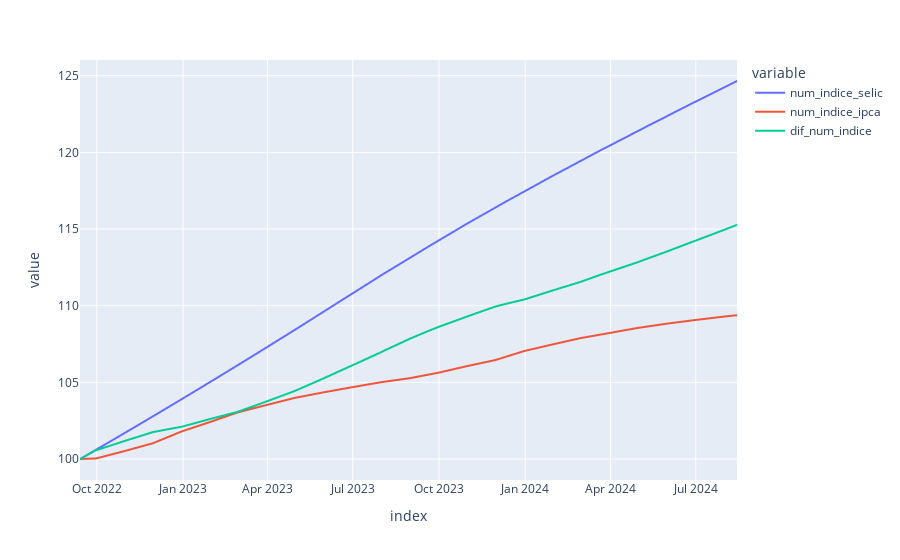

The notebook cell saved with this chart:
### Code cell
# Gráfico iterativo utilizando o plotly
fig=px.line(df_juros_real,x=df_juros_real.index,y=['num_indice_selic','num_indice_ipca','dif_num_indice'])
# Gerando arquivo com o resultado
# plotly.offline.plot(fig, show_link = True,filename=f'./output/IPCA_forcast.html')
fig.show()

### Figure 1 — Plotly figure (JSON) as saved in the notebook; plotly's stock layout.template omitted (floating-point values rounded to 4 significant figures; data arrays with more than 128 entries replaced by an {"elided": "..."} marker saying what was removed)
{"data": [{"hovertemplate": "variable=num_indice_selic<br>index=%{x}<br>value=%{y}<extra></extra>", "legendgroup": "num_indice_selic", "line": {"color": "#636efa", "dash": "solid"}, "marker": {"symbol": "circle"}, "mode": "lines", "name": "num_indice_selic", "showlegend": true, "type": "scattergl", "x": {"elided": "702 str values"}, "xaxis": "x", "y": {"elided": "702 float values"}, "yaxis": "y"}, {"hovertemplate": "variable=num_indice_ipca<br>index=%{x}<br>value=%{y}<extra></extra>", "legendgroup": "num_indice_ipca", "line": {"color": "#EF553B", "dash": "solid"}, "marker": {"symbol": "circle"}, "mode": "lines", "name": "num_indice_ipca", "showlegend": true, "type": "scattergl", "x": {"elided": "702 str values"}, "xaxis": "x", "y": {"elided": "702 float values"}, "yaxis": "y"}, {"hovertemplate": "variable=dif_num_indice<br>index=%{x}<br>value=%{y}<extra></extra>", "legendgroup": "dif_num_indice", "line": {"color": "#00cc96", "dash": "solid"}, "marker": {"symbol": "circle"}, "mode": "lines", "name": "dif_num_indice", "showlegend": true, "type": "scattergl", "x": {"elided": "702 str values"}, "xaxis": "x", "y": {"elided": "702 float values"}, "yaxis": "y"}], "layout": {"legend": {"title": {"text": "variable"}, "tracegroupgap": 0}, "margin": {"t": 60}, "xaxis": {"anchor": "y", "domain": [0, 1], "title": {"text": "index"}}, "yaxis": {"anchor": "x", "domain": [0, 1], "title": {"text": "value"}}}}
